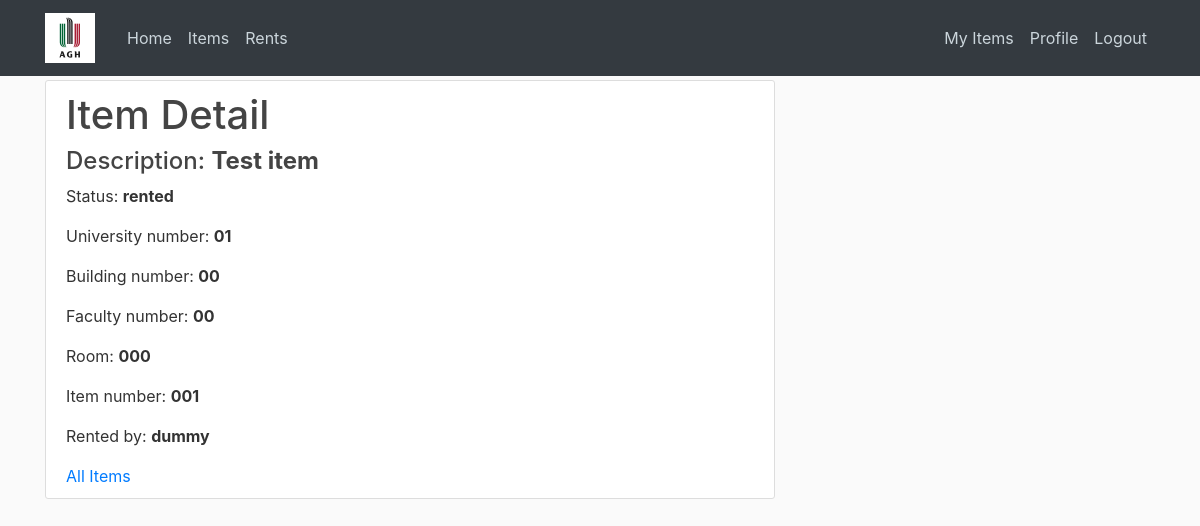
Page /items/2/ (signed in) on the committed database.
### items/models.py (models this page shows, shortened)
class Item(models.Model):
    ITEM_STATUS = (
        ('rented','Rented'),
        ('available','Available'),
        ('missing','Missing'),
    )
    university_number   = models.CharField(max_length=2, null=True)
    building_number     = models.CharField(max_length=2, null=True)
    faculty_number      = models.CharField(max_length=2, null=True)
    room_number         = models.CharField(max_length=3, null=True)
    item_number         = models.CharField(max_length=3, unique=True)
    description         = models.CharField(max_length=50)
    status              = models.CharField(choices=ITEM_STATUS, default='available', max_length=30)
    rented_by           = models.ForeignKey(settings.AUTH_USER_MODEL, null=True, blank=True, on_delete=models.CASCADE)

### items/views.py (the view)
# urls.py: path('items/<int:pk>/', items_views.ItemDetailView.as_view(), name='items-detail'),
class ItemDetailView(PermissionRequiredMixin, LoginRequiredMixin, generic.DetailView):
    model = Item
    template_name = 'items/items_detail.html'
    permission_required = 'items.view_item'
    def get_object(self):
        item = Item.objects.filter(pk=self.kwargs['pk']).first()
        return item
    def get_context_data(self, **kwargs):
        context = super().get_context_data(**kwargs)
        context["teacher_permission"] = _has_group_permission(self.request.user, ['Teacher', 'admin'])
        return context

### items/api/permissons.py (called while the page is built)
def _is_in_group(user, group_name):
    if user.is_superuser:
        return True
    try:
        return Group.objects.get(name=group_name).user_set.filter(id=user.id).exists()
    except Group.DoesNotExist:
        return None

def _has_group_permission(user, required_groups):
    return any([_is_in_group(user, group_name) for group_name in required_groups])

### items/templatetags/usertags.py (called while the page is built)
@register.filter(name='has_group')
def has_group(user, group_name):
    group = Group.objects.get(name=group_name)
    return True if group in user.groups.all() else False

### items/templates/items/items_detail.html (shortened to what this page needs)
{% extends 'items/base.html' %}
{% block content %}
<div class="content-section">
    <h1>Item Detail</h1>
    <h4>Description: <b>{{ item.description }}</b></h4>
    <p>Status: <b>{{ item.status }}</b></p>
    <p>University number: <b>{{item.university_number}}</b></p>
    <p>Building number: <b>{{item.building_number}}</b></p>
    <p>Faculty number: <b>{{item.faculty_number}}</b></p>
    <p>Room: <b>{{item.room_number}}</b></p>
    <p>Item number: <b>{{item.item_number}}</b></p>
    <p>Rented by: <b>{{item.rented_by}}</b></p>
    <a href="{% url 'items:items-list'%}">All Items</a>
</div>
{% endblock content %}

### items/static/items/style.css (style rules this page uses)
body { background: #fafafa; color: #333333; margin-top: 5rem; }
h1, h2, h3, h4, h5, h6 { color: #444444; }
.content-section { background: #ffffff; padding: 10px 20px; border: 1px solid #dddddd; border-radius: 3px; margin-bottom: 20px; }

### rows in the picture
Item: description "Test item", status "rented", university_number "01", building_number "00", faculty_number "00", room_number "000", item_number "001", rented_by "dummy"
